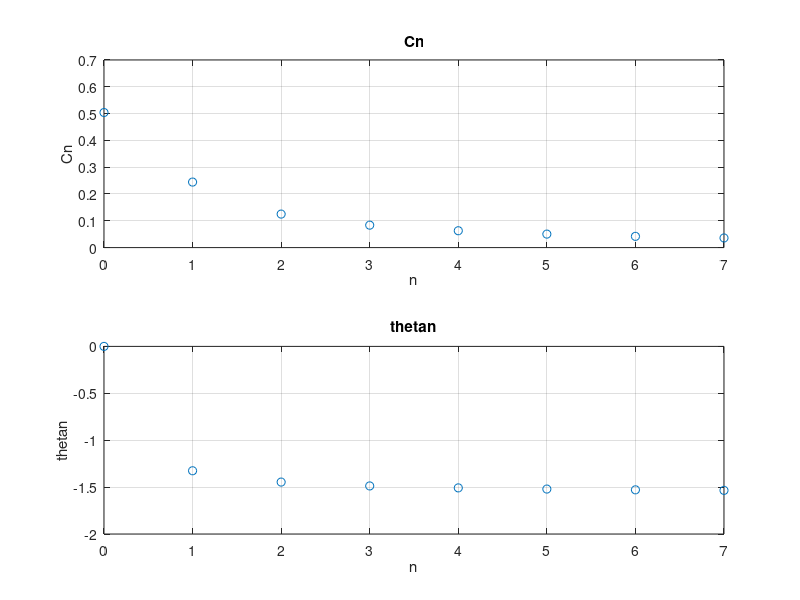

The MATLAB script that drew this image:
n=1:7

a0= 0.504
b0= 0.504*(8*0/(1+16*0^2))

Cn = a0

theta0 = atan(-b0/a0) ; %atan means tan inv in matlab
thetan = theta0

den = (1+16*n.^2)
N = length(den)

for i=1:N
    an(i)=0.504*2/den(i)
    bn(i)=0.504*8*n(i)/den(i)
    cn = sqrt(an(i)^2+bn(i)^2)
    Cn =[Cn cn]
    theta = atan(-bn(i)/an(i));
    thetan = [thetan theta];
end

n=0:7;
subplot(2,1,1),plot(n,Cn,'o'),grid,xlabel('n'),ylabel('Cn'),title('Cn');
subplot(2,1,2),plot(n,thetan,'o'),grid,xlabel('n'),ylabel('thetan'),title('thetan');













